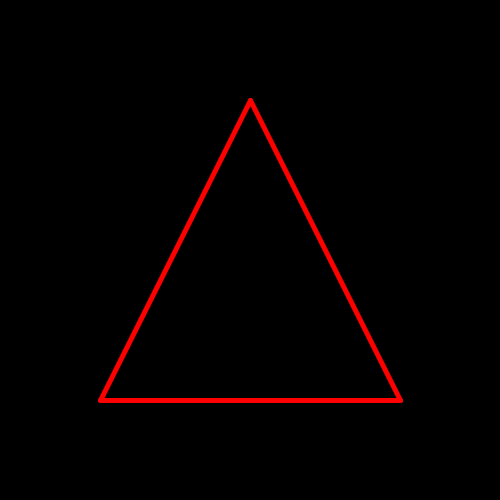
Frame 1 (no input)
Frame 60 (the mouse pressed at the canvas centre just before this capture): identical to frame 1, image omitted
Frame 120 (the mouse held since frame 60 and released just before this capture): identical to frame 1, image omitted

The Processing sketch that drew this single still picture (run headless with seeded random() and noise(); from frame 60 on, the mouse is pressed at the canvas centre):

// Processing sketch: Verdieping_Opdr_9_8
// ── Verdieping_Opdr_9_8.pde


void setup(){
  size(500,500);
}

void draw(){
  background(0,0,0);
  stroke(255,0,0);
  strokeWeight(5);
  tekenDriehoek(100,400,400,400,250,100);
}

void tekenDriehoek(int x1, int y1, int x2, int y2, int x3, int y3) {
  line(x1,y1,x2,y2);
  line(x2,y2,x3,y3);
  line(x1,y1,x3,y3);
}
